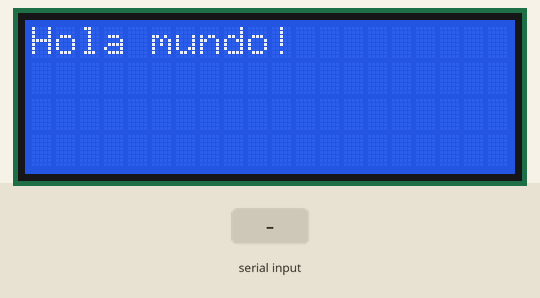
Simulated run of this sketch. Board: Arduino Uno, built with avr-gcc and run on an emulated ATmega328P. On the bench: 20×4 character LCD. Inputs (shaded band) come from the test bench.

Above: at 1.2 s.
1.3 s: "1\n" received over Serial
At 1.8 s:
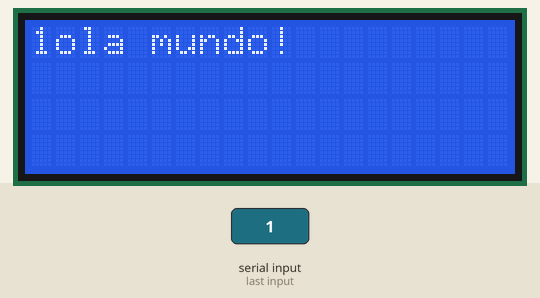
2.8 s: "0\n" received over Serial
At 4.1 s:
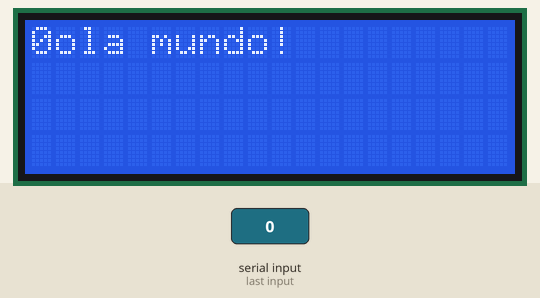
Timing chart, 0 to 5.8 s (numbered marks = the images above; inputs shaded):
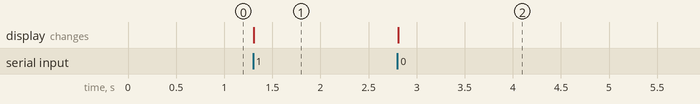

Measured:
- after the input at 1.3 s, the display: changes at once (image 1)
- after the input at 2.8 s, the display: changes at once (image 2)

The sketch:

arduino.ino
```cpp
//LCD
#include <LiquidCrystal_I2C.h>
LiquidCrystal_I2C lcd(0x27, 20, 4);


String inputString = "";               // a String to hold incoming data
bool stringComplete = false;          // whether the string is complete
unsigned long lastDataReceived = 0;
bool backlighEncendido = 1;

void setup() {
  Serial.begin(9600);
  inputString.reserve(200);      // reserve 200 bytes for the inputString:

  //LCD:
  lcd.begin();
  lcd.backlight();
  lcd.clear();
  lcd.print("Hola mundo!");
}

void loop() {
  if(stringComplete) {

    /* Para evitar tener que formatear los textos aquí en Arduino, lo que hacemos es recibir directamente un texto de 80 caracteres (4 líneas por 20 caracteres)
     * luego lo dividimos en sus cuatro líneas y publicamos directamente en el displya. Tambien, posicionamos el cursor y no usamos lcd.clear() y de esta forma evitamos el parpadeo clásico.
     * De esta forma podemos escribir directamente en python cómo se verán los textos (centrados, a la izquierda, etc) y es más fácil modificarlos allí que estar reprogramando el arduino.
     */

    lcd.setCursor(0,0);
    lcd.print(inputString.substring(0,20));
    lcd.setCursor(0,1);
    lcd.print(inputString.substring(20,40));
    lcd.setCursor(0,2);
    lcd.print(inputString.substring(40,60));
    lcd.setCursor(0,3);
    lcd.print(inputString.substring(60,80));
    inputString = "";                               //Vaciamos el string antes de empezar a guardar los nuevos caracteres que están entrando.
    stringComplete = false;                         //Flag para que reciba el siguiente mensaje

    if(backlighEncendido == false) {
      backlighEncendido = true;
      lcd.backlight();
    }
  }

  //Si hace más de un minuto que no recibimos datos mostramos un mensaje indicándolo
  if(millis() - lastDataReceived >= 1*60*1000  and lastDataReceived) {
    lcd.clear();
    lcd.setCursor(5,1);
    lcd.print("Sin datos!");
    lcd.setCursor(2,3);
    lcd.print("lu4ult.github.io");
    delay(1000);
  }

  //Y a los tres minutos de estar sin recibir datos apagamos la retroiluminación (backlight) del display
  if(millis() - lastDataReceived >= 3*60*1000 and lastDataReceived) {
    backlighEncendido = false;
    lcd.noBacklight();
    lastDataReceived = 0;
  }
}

void serialEvent() {
  while (Serial.available()) {
    char inChar = (char)Serial.read();

    if(inChar != '\n' and inChar != '\r')       //Vamos armando el texto recibido excepto los caracteres de salto de línea y retorno
      inputString += inChar;

    if (inChar == '\n') {                       //Cuando recibimos el salto de línea indicamos que el texto se recibió por completo y está lito para mostrarlo en pantalla
      stringComplete = true;
      lastDataReceived = millis();
    }
  }
}
```
